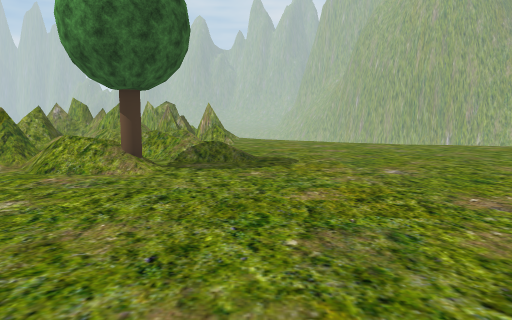
View 1 (above)

24 first-person views from a walk through a 3-D level made in the Unity game engine. The camera is 1.3 m above the floor, tilts 6° down and sees 75° across. The floor is counted in squares, 2 m on a side. Each view is taken from the middle of a square. On the plan, view 1 faces up. The plan holds only what a view shows up to about 10 squares ahead; the rest is blank. The place goes on beyond the plan. Some trees and plants on the terrain are drawn as simple stand-ins. The player character is not drawn.

View 2
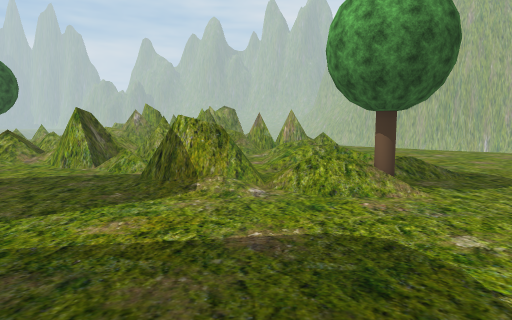

View 3
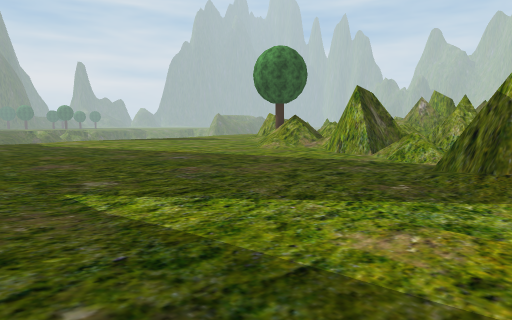

View 4
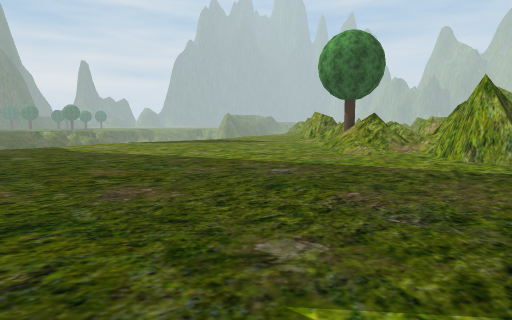

View 5
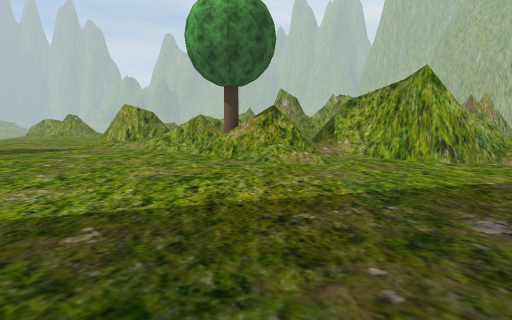

View 6
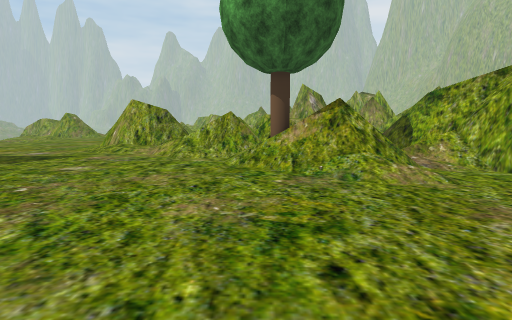

View 7
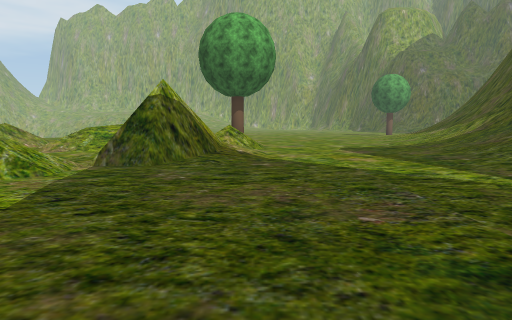

View 8
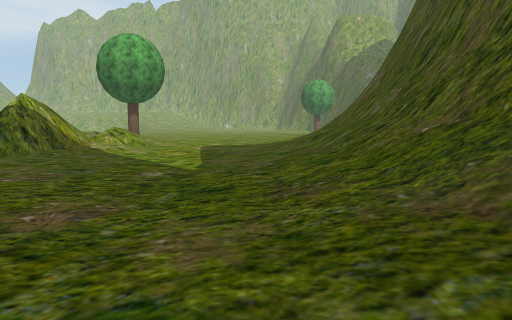

View 9
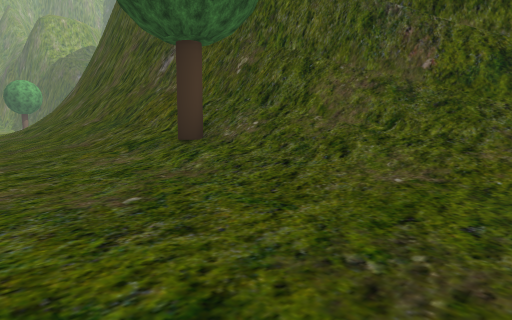

View 10
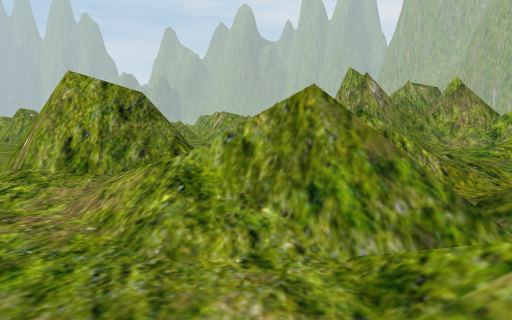

View 11
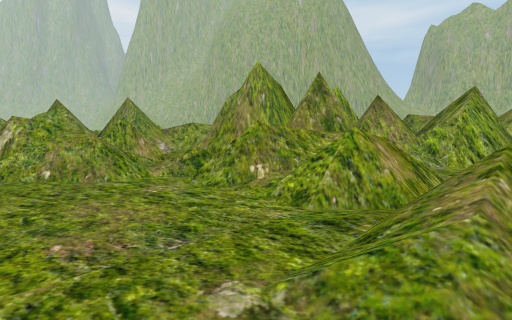

View 12
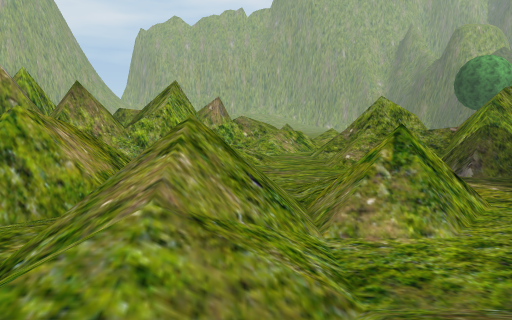

View 13
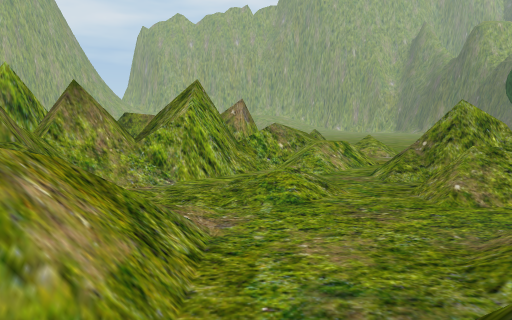

View 14
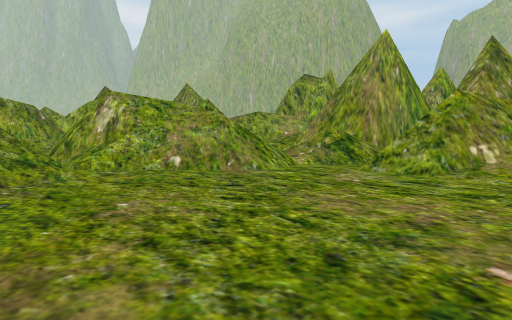

View 15
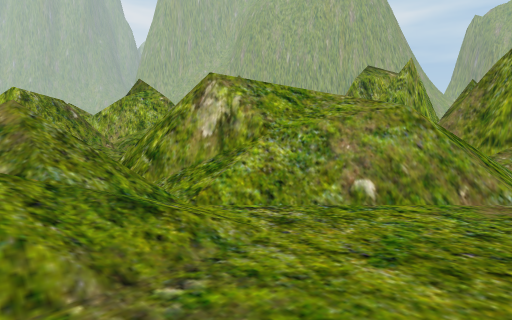

View 16
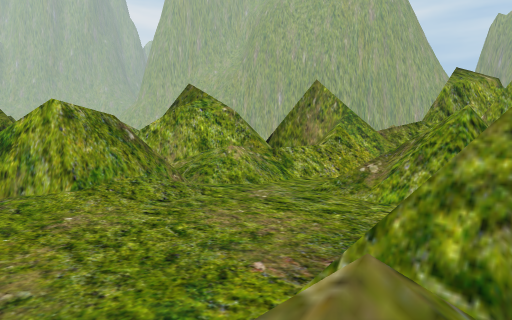

View 17
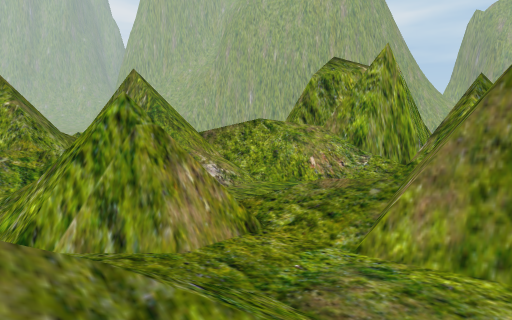

View 18
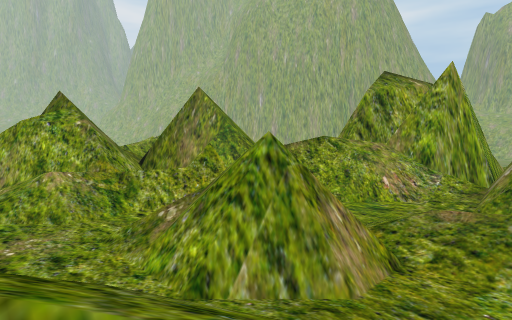

View 19
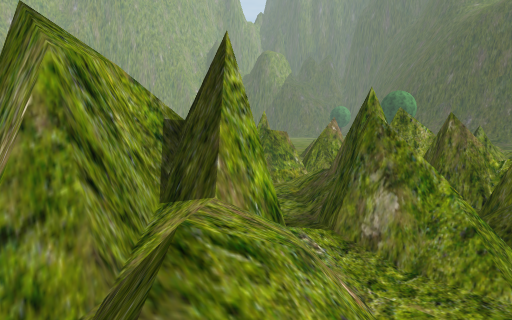

View 20
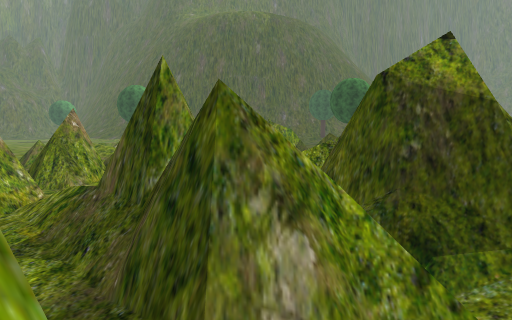

View 21
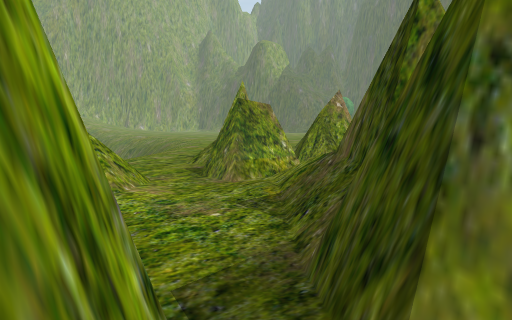

View 22
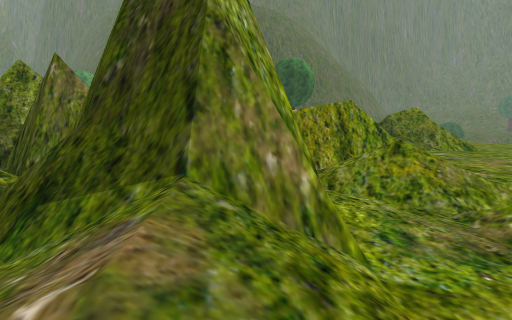

View 23
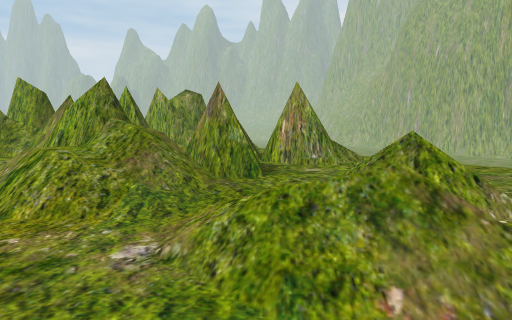

View 24
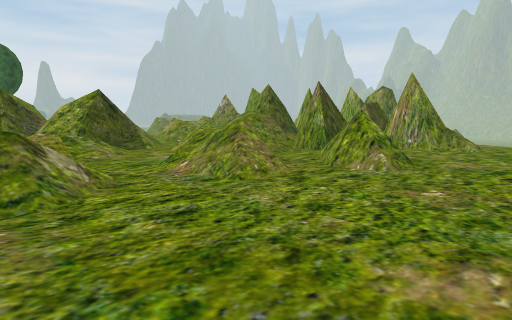

### Floor plan
Key: @ floor where view 1 was taken; # wall or solid block; x gap in a wall; . main floor; : floor 0.25 m higher than the main floor; / step, stairs or slope; = window, fence, low wall or low ledge; v drop or lower ground; O other object.
Columns run from 20 left of view 1 to 7 right of it. Each row starts with its distance up from view 1.
 34     #
 33  # ####
 32  ###/###
 31  /#=//=#x
 30 ....../=/ /#
 29 ....././///##
 28 ...../ ..=/##
 27  ////##/../###
 26 //#///.///#/..
 25 //////.#/###..//
 24 ...=///#####/.....
 23 .....//###=##/.#....
 22 .....#/####/ //# /..
 21 .....#/###### .### .
 20 .....=/////## .####/.
 19  .../#=///.###/##......
 18 ...//=.../ ./#/##......
 17 .///##...//./#//......
 16 .#/=./=/....////..=/.
 15 .##=.=#/./=//////.=/.
 14 .////v...//#/...///...
 13 .../=///## ##//.///...
 12 ...../O/###==//.......
 11  ....////##  / .///...
 10  .....//.##//...///:........
  9   .........//:///////.......
  8    ..........###..///......
  7   ...........###//O........
  6  ............//////.......
  5 .........................
  4 ........................
  3 ........................
  2 ....:://:///////:......
  1 .://////////////// /::
  0 ////O////====/////  @
 -1 ////=############=
 -2  =#####        ###
 -3  ###

Positions as (right, up) in squares from view 1, and headings:
1: (0, 0), facing up
2: (-5, 0), facing up
3: (-6, 2), facing up-left
4: (-9, 2), facing up-left
5: (-14, 4), facing up
6: (-15, 6), facing up
7: (-13, 6), facing right
8: (-15, 2), facing right
9: (-20, 3), facing down-right
10: (-16, 11), facing up
11: (-19, 17), facing up-right
12: (-18, 17), facing right
13: (-16, 18), facing right
14: (-20, 20), facing up-right
15: (-20, 23), facing up-right
16: (-20, 26), facing up-right
17: (-16, 24), facing up-right
18: (-17, 25), facing up-right
19: (-12, 30), facing down-right
20: (-10, 28), facing down
21: (-10, 27), facing down-right
22: (-13, 27), facing down
23: (-4, 11), facing up
24: (1, 10), facing up-left
